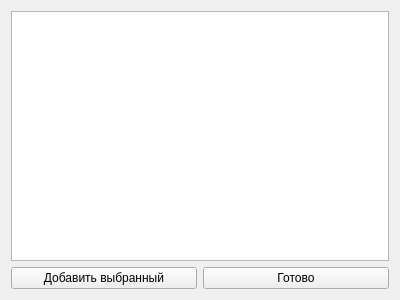
<?xml version="1.0" encoding="UTF-8"?>
<ui version="4.0">
 <class>AddDataWidget</class>
 <widget class="QWidget" name="AddDataWidget">
  <property name="geometry">
   <rect>
    <x>0</x>
    <y>0</y>
    <width>400</width>
    <height>300</height>
   </rect>
  </property>
  <property name="windowTitle">
   <string>Form</string>
  </property>
  <layout class="QGridLayout" name="gridLayout">
   <item row="0" column="0" colspan="2">
    <widget class="QListWidget" name="listWidget"/>
   </item>
   <item row="1" column="0">
    <widget class="QPushButton" name="button_add">
     <property name="text">
      <string>Добавить выбранный</string>
     </property>
    </widget>
   </item>
   <item row="1" column="1">
    <widget class="QPushButton" name="button_ok">
     <property name="text">
      <string>Готово</string>
     </property>
    </widget>
   </item>
  </layout>
 </widget>
 <resources/>
 <connections/>
</ui>
